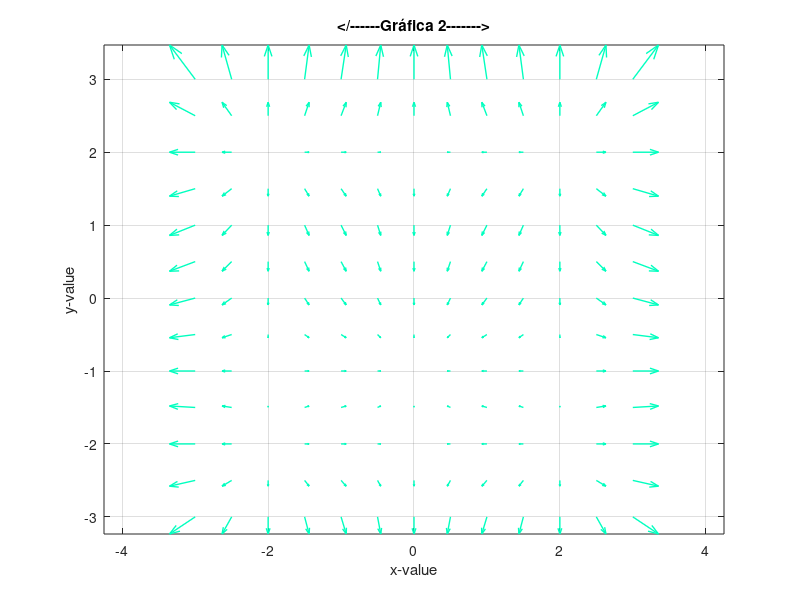

This figure's MATLAB source:
% Actividad 1 - Ejercicio 2
% Abraham Cepeda Oseguera
% A00827666
clear, close all;
[tx, ty] = meshgrid(-3:0.5:3,-3:0.5:3);
f1 = @(t) t.^3 - 4*t;
f2 = @(t) t.^2 - 4 + f1(t);
figure
quiver(tx, ty, f1(tx), f2(ty), 'linewidth', 1, 'color', [0,1,0.75]);
axis equal
title('</------Gráfica 2------->')
xlabel('x-value');
ylabel('y-value');
zlabel('t-value');
grid on